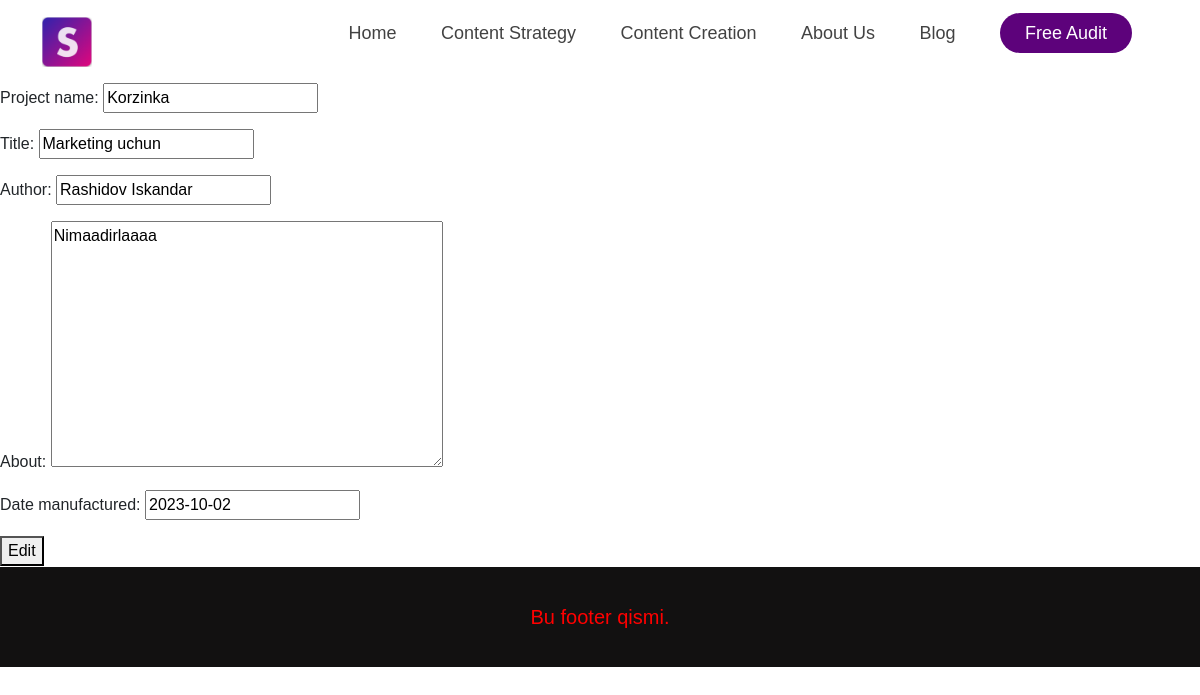
Page /projects/1/edit/ on the committed database.
### pagesapp/models.py (models this page shows, shortened)
class Projects(models.Model):
    id_projects=models.AutoField
    project_name=models.CharField(max_length=101)
    title=models.CharField(max_length=200)
    author=models.CharField(max_length=200)
    about=models.TextField()
    date_manufactured=models.DateField()

### pagesapp/views.py (the view)
# urls.py: path("projects/<int:pk>/edit/", EditInfo.as_view(), name="edit")
class EditInfo(UpdateView):
    model=Projects
    template_name='edit.html'
    fields=["project_name", "title", "author","about", "date_manufactured"]

### templates/edit.html
{% extends "base.html" %}
{% block content %}
<form action="" method="post">{% csrf_token %}
    {{ form.as_p }}
    <button type="submit">
        Edit
    </button></form>
{% endblock content %}

### templates/base.html (style rules this page uses)
body { font-family: sans-serif; }

### rows in the picture
Projects: project_name "Korzinka", title "Marketing uchun", author "Rashidov Iskandar", about "Nimaadirlaaaa", date_manufactured "2023-10-02"
